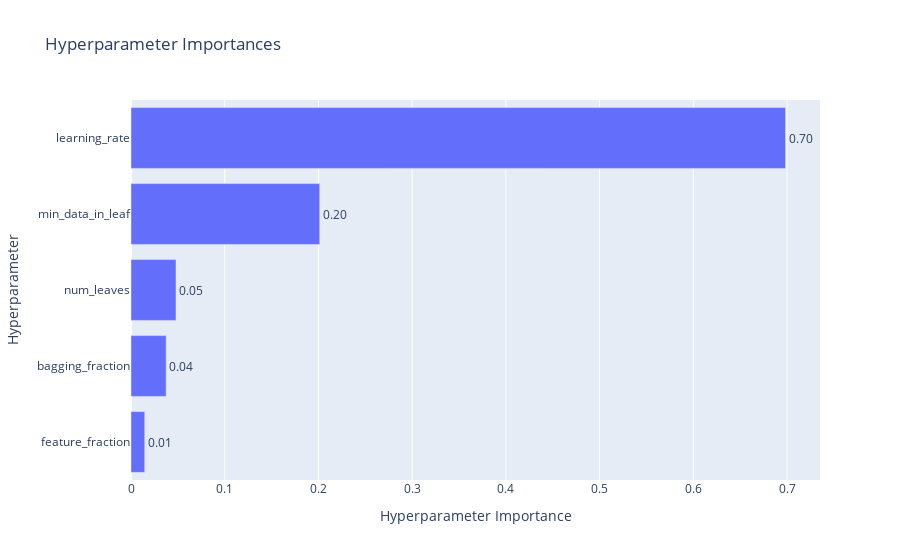

The cell this chart's notebook holds for it:
### Code cell
plot_param_importances(study)

### Figure 1 — Plotly figure (JSON) as saved in the notebook; plotly's stock layout.template omitted (floating-point values rounded to 4 significant figures)
{"data": [{"cliponaxis": false, "hovertemplate": ["feature_fraction (FloatDistribution): 0.014670154733456777<extra></extra>", "bagging_fraction (FloatDistribution): 0.037526342026455495<extra></extra>", "num_leaves (IntDistribution): 0.048000783676277<extra></extra>", "min_data_in_leaf (IntDistribution): 0.20138201370098358<extra></extra>", "learning_rate (FloatDistribution): 0.6984207058628272<extra></extra>"], "name": "Objective Value", "orientation": "h", "text": ["0.01", "0.04", "0.05", "0.20", "0.70"], "textposition": "outside", "type": "bar", "x": [0.01467, 0.03753, 0.048, 0.2014, 0.6984], "y": ["feature_fraction", "bagging_fraction", "num_leaves", "min_data_in_leaf", "learning_rate"]}], "layout": {"title": {"text": "Hyperparameter Importances"}, "xaxis": {"title": {"text": "Hyperparameter Importance"}}, "yaxis": {"title": {"text": "Hyperparameter"}}}}
